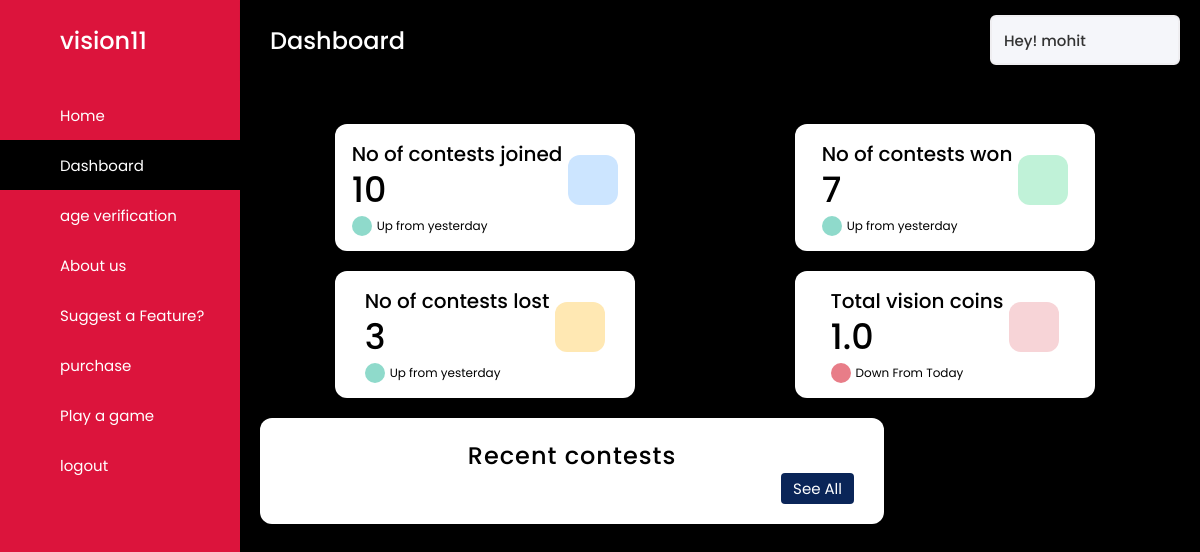
Screenshot of /dashboard (signed in) with the database file from the repository.
### usermanagerAPP/models.py (models this page shows, shortened)
class User1(AbstractUser):
    first_name = models.CharField(
        max_length=20
    )
    last_name = models.CharField(
        max_length=20
    )
    username = models.CharField(
        max_length=20,
        unique=True
    )
    age = models.IntegerField(
        null=True,
        blank=True
    )
    email = models.EmailField(
        max_length=50
    )
    vision_credits = models.FloatField(
        default=0
    )
    currency_type = models.CharField(
        choices=Currency_Choices,
        default=Choices.VISION_CANDIES,
        max_length=50
    )
    gender_type = models.CharField(
        choices=Gender_Choices,
        null=True,
        max_length=10
    )
    country = models.CharField(
        max_length=50
    )
    adult = models.BooleanField(
        'Adult_status',
        default=False
    )
    staff = models.BooleanField(
        'Staff_status',
        default=False
    )
    superuser = models.BooleanField(
        'super_user_status',
        default=False
    )
    aadhar_image = models.FileField(
        upload_to='others',
        null=True,
        blank=True
    )
    objects = UserManager()

### mainAPP/views.py (the view)
# urls.py: path('dashboard',views.RenderDashboard),
@login_required(login_url='/accounts/login')
def RenderDashboard(request):
    return render(request, 'dashboard.html')

### templates/dashboard.html (shortened to what this page needs)
{% load static %}
{% load static %}
{% block content %}
<!DOCTYPE html>
<html lang="en">
<head>
  <link rel="stylesheet" href="{% static 'css/plans.css' %}">
  <link rel="stylesheet" href="{% static 'css/dashboard.css' %}">
</head>
  <body>
    <div class="sidebar" id="sidebar-dashboard">
      <div class="logo-details">
        <span class="logo_name">vision11</span>
      </div>
      <ul class="nav-links">
        <li>
          <a href="/">
            <span class="links_name">Home</span>
          </a>
        </li>
        <li>
          <a href="#" class="active" id="basedash">
            <span class="links_name">Dashboard</span>
          </a>
        </li>
        <li>
          <a href="#ageverification" id="ageverdash">
            <span class="links_name">age verification</span>
          </a>
        </li>
        <li>
          <a href="#aboutus" id="absdash">
            <span class="links_name">About us</span>
          </a>
        </li>
        <li>
          <a href="#suggestafeature" id="hefedash">
            <span class="links_name">Suggest a Feature?</span>
          </a>
        </li>
        <li>
          <a href="#purchase" id="purchase">
            <span class="links_name">purchase</span>
          </a>
        </li>
        <li>
          <a href="/play">
            <span class="links_name">Play a game</span>
          </a>
        </li>
        <li>
          <a href="/accounts/logout">
            <span class="links_name">logout</span>
          </a>
        </li>
      </ul>
    </div>
    <section class="home-section">
      <nav>
        <div class="sidebar-button">
          <span class="dashboard" style="color: white;">Dashboard</span>
        </div>
        <div class="profile-details">
          <span class="admin_name">Hey! {{user.username}}</span>
        </div>
      </nav>
      <div class="home-content" id="base-dashboard">
        <div class="overview-boxes">
          <div class="box">
            <div class="right-side">
              <div class="box-topic">No of contests joined</div>
              <div class="number">10</div>
              <div class="indicator">
                <i class='bx bx-up-arrow-alt'></i>
                <span class="text">Up from yesterday</span>
              </div>
            </div>
            <i class='bx bx-cart-alt cart'></i>
          </div>
          <div class="box">
            <div class="right-side">
              <div class="box-topic">No of contests won</div>
              <div class="number">7</div>
              <div class="indicator">
                <i class='bx bx-up-arrow-alt'></i>
                <span class="text">Up from yesterday</span>
              </div>
            </div>
            <i class='bx bxs-cart-add cart two'></i>
          </div>
          <div class="box">
            <div class="right-side">
              <div class="box-topic">No of contests lost</div>
              <div class="number">3</div>
              <div class="indicator">
                <i class='bx bx-up-arrow-alt'></i>
                <span class="text">Up from yesterday</span>
              </div>
            </div>
            <i class='bx bx-cart cart three'></i>
          </div>
          <div class="box">
            <div class="right-side">
              <div class="box-topic">Total {{user.currency_type}}</div>
              <div class="number">{{user.vision_credits}}</div>
              <div class="indicator">
                <i class='bx bx-down-arrow-alt down'></i>
                <span class="text">Down From Today</span>
              </div>
            </div>
            <i class='bx bxs-cart-download cart four'></i>
          </div>
        </div>
        <div class="sales-boxes">
          <div class="recent-sales box">
            <div class="title">Recent contests</div>
            <div class="button">
              <a href="#">See All</a>
            </div>
          </div>
        </div>
      </div>
    </section>
  </body>
</html>
{% endblock %}

### statics/css/plans.css (style rules this page uses)
* { box-sizing: border-box; padding: 0px; margin: 0px; font-family: cursive; }
.title { text-align: center; letter-spacing: 1px; }

### statics/css/dashboard.css (style rules this page uses)
* { margin: 0; padding: 0; box-sizing: border-box; font-family: 'Poppins', sans-serif; }
.sidebar { position: fixed; height: 100%; width: 240px; background: crimson; transition: all 0.5s ease; overflow-y: auto; }
.overview-boxes .box { min-width: 300px; margin-right: 10px; }
.sidebar .logo-details { height: 80px; display: flex; align-items: center; }
.sidebar .logo-details .logo_name { color: #fff; font-size: 24px; font-weight: 500; }
.sidebar .nav-links { margin-top: 10px; }
.sidebar .nav-links li { position: relative; list-style: none; height: 50px; }
.sidebar .nav-links li a { height: 100%; width: 100%; display: flex; align-items: center; text-decoration: none; transition: all 0.4s ease; }
.sidebar .nav-links li a.active { background: black; }
.sidebar .nav-links li a .links_name { color: #fff; font-size: 15px; font-weight: 400; white-space: nowrap; }
.home-section { position: relative; background: black; min-height: 100vh; width: calc(100% - 240px); left: 240px; transition: all 0.5s ease; }
.home-section nav { display: flex; justify-content: space-between; height: 80px; background: black; display: flex; align-items: center; position: fixed; width: calc(100% - 240px); left: 240px; z-index: 100; padding: 0 20px; box-shadow: 0 1px 1px rgba(0, 0, 0, 0.1); transition: all 0.5s ease; }
.home-section nav .sidebar-button { display: flex; align-items: center; font-size: 24px; font-weight: 500; }
.home-section nav .profile-details { display: flex; align-items: center; background: #F5F6FA; border: 2px solid #EFEEF1; border-radius: 6px; height: 50px; min-width: 190px; padding: 0 15px 0 2px; }
nav .profile-details .admin_name { font-size: 15px; font-weight: 500; color: #333; margin: 0 10px; white-space: nowrap; }
.home-section .home-content { position: relative; padding-top: 104px; }
.home-content .overview-boxes { display: flex; align-items: center; justify-content: space-around; flex-wrap: wrap; padding: 0 20px; margin-top: 20px; }
.overview-boxes .box,.staff-box,.suggestion_box { display: flex; align-items: center; justify-content: center; width: calc(100% / 4 - 15px); background: #fff; padding: 15px 14px; border-radius: 12px; box-shadow: 0 5px 10px rgba(0,0,0,0.1); margin-bottom: 20px; }
.overview-boxes .box-topic { font-size: 20px; font-weight: 500; }
.home-content .box .number { display: inline-block; font-size: 35px; margin-top: -6px; font-weight: 500; }
.home-content .box .indicator { display: flex; align-items: center; }
.home-content .box .indicator i { height: 20px; width: 20px; background: #8FDACB; line-height: 20px; text-align: center; border-radius: 50%; color: #fff; font-size: 20px; margin-right: 5px; }
.box .indicator i.down { background: #e87d88; }
.home-content .box .indicator .text { font-size: 12px; }
.home-content .box .cart { display: inline-block; font-size: 32px; height: 50px; width: 50px; background: #cce5ff; line-height: 50px; text-align: center; color: #66b0ff; border-radius: 12px; margin: -15px 0 0 6px; }
.home-content .box .cart.two { color: #2BD47D; background: #C0F2D8; }
.home-content .box .cart.three { color: #ffc233; background: #ffe8b3; }
.home-content .box .cart.four { color: #e05260; background: #f7d4d7; }
.home-content .sales-boxes { display: flex; justify-content: space-between; }
.home-content .sales-boxes .recent-sales { width: 65%; background: #fff; padding: 20px 30px; margin: 0 20px; border-radius: 12px; box-shadow: 0 5px 10px rgba(0, 0, 0, 0.1); }
.sales-boxes .box .title { font-size: 24px; font-weight: 500; }
.sales-boxes .box .button { width: 100%; display: flex; justify-content: flex-end; }
.sales-boxes .box .button a,.home-section .home-content .overview-boxes .right-side .button a { color: #fff; background: #0A2558; padding: 4px 12px; font-size: 15px; font-weight: 400; border-radius: 4px; text-decoration: none; transition: all 0.3s ease; }

### rows the page displays
User1: username "mohit", currency_type "vision coins", vision_credits "1.0"
